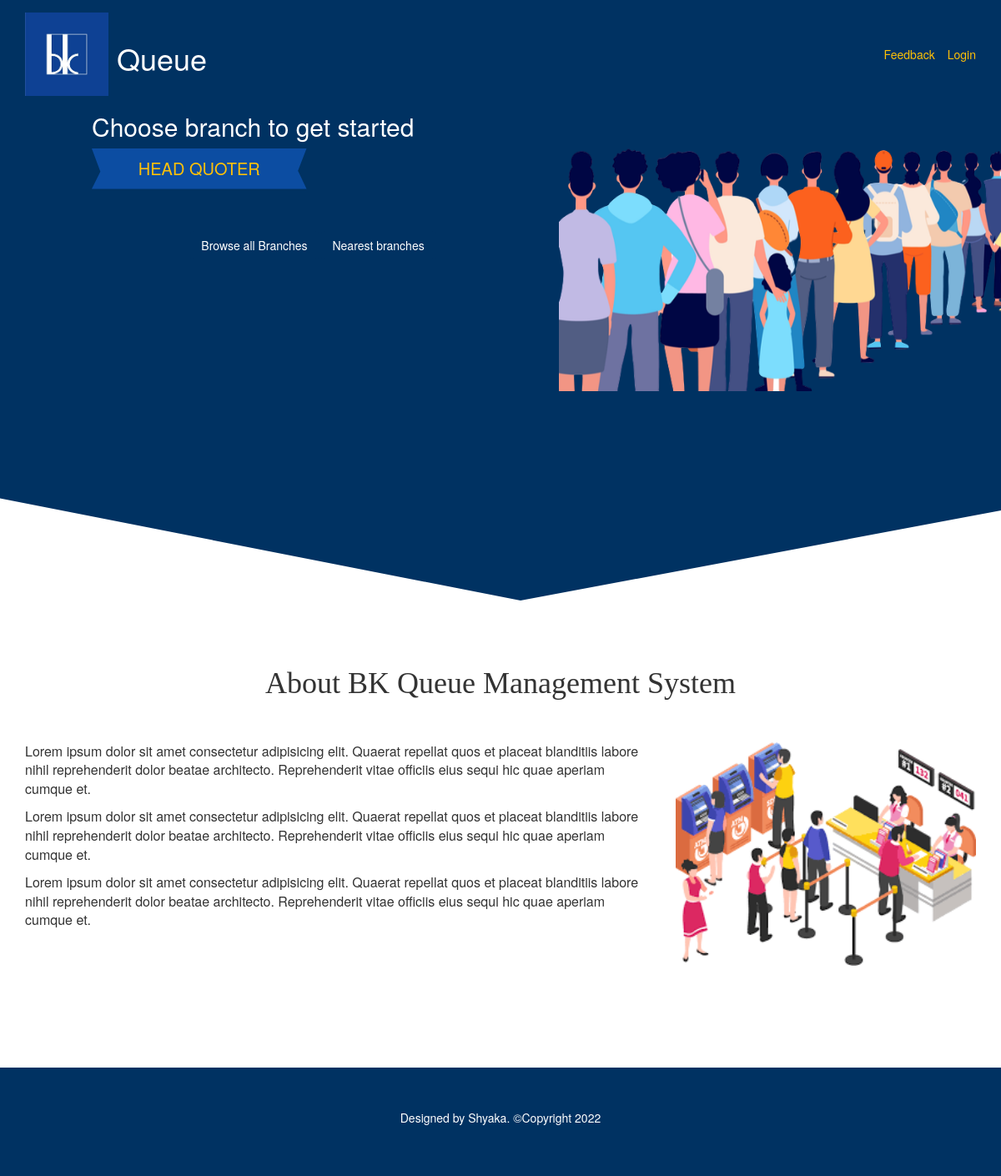
/, run on an earlier commit of the app's database.
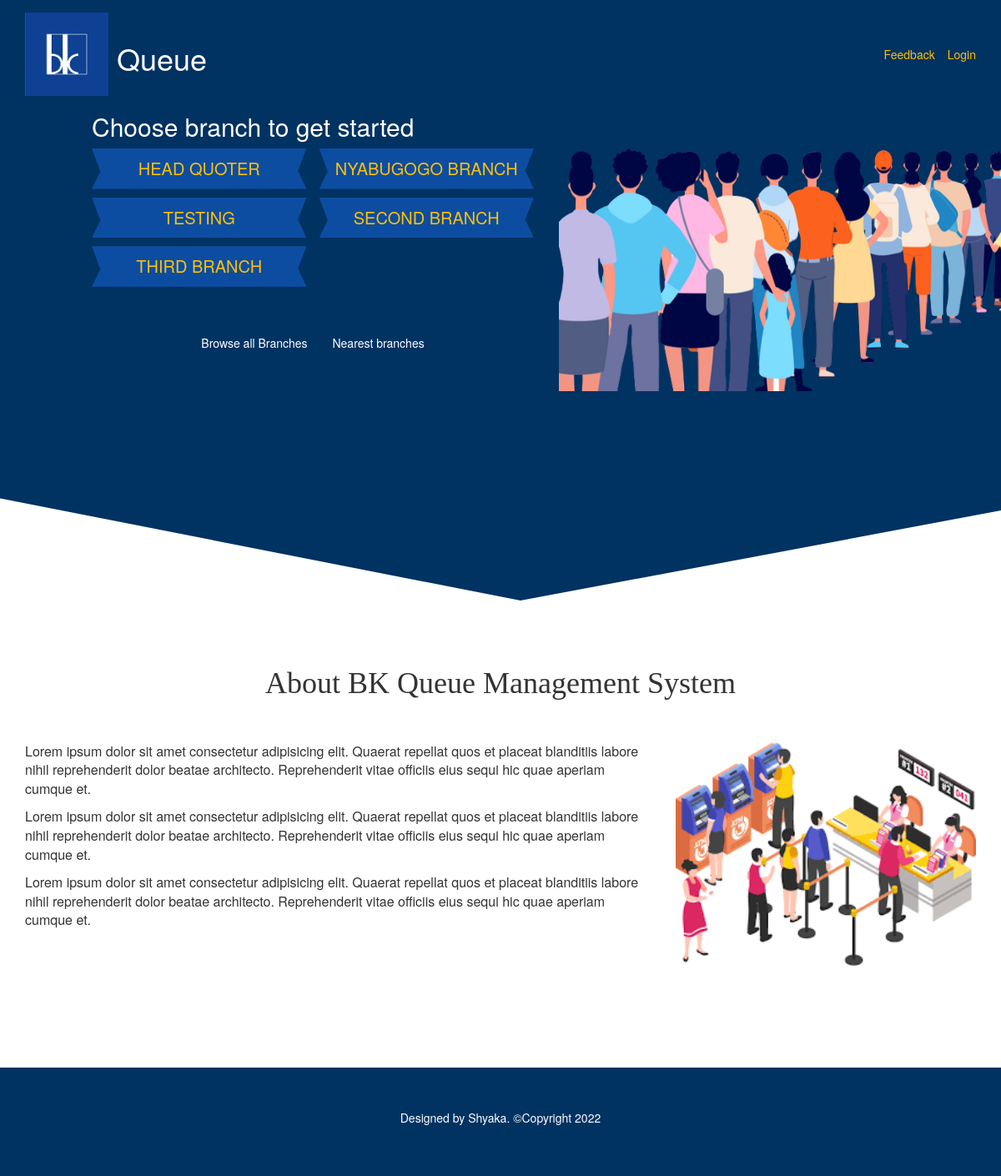
And on a later commit of the database.
### dashboard/models.py (models this page shows, shortened)
class Branches(models.Model):
    id = models.AutoField(auto_created=True, primary_key=TRUE)
    name = models.CharField(max_length=500, blank=False, null=False)
    lat = models.TextField()
    long = models.TextField()
    address = models.CharField(max_length=500, blank=False, null=False)
    date = models.DateTimeField(default=datetime.datetime.now())

### pages/views.py (the view)
# urls.py: path('', home, name='home'),
def home(request):
    branches = Branches.objects.all().order_by('date')[:5]
    context = {
        'branches': branches,
    }
    return render(request, 'index.html', context)

### templates/index.html (shortened to what this page needs)
{% load static %}
<!DOCTYPE html>
<html lang="en">
  <head>
    <link rel="stylesheet" href="{% static 'css/bootstrap.min.css' %}" />
    <link rel="stylesheet" href="{% static 'css/index.css' %}" />
    <link rel="stylesheet" href="{% static 'css/ldl.css' %}" />
  </head>
  <body>
    <div class="bg-container">
      <div class="container">
        <div class="nav-header">
          <ul>
            <li>
              <table>
                <tr>
                  <td>
                    <img src="{% static 'images/logo.png' %}" />
                  </td>
                  <td><h1>Queue</h1></td>
                </tr>
              </table>
            </li>
            <li>
              <ol>
                <li><a href="/feedback">Feedback</a></li>
                <li><a href="/login">Login</a></li>
              </ol>
            </li>
          </ul>
        </div>
      </div>
      <div class="header-main-contents-container">
        <div class="row">
          <div class="col-md-6">
            <div class="braches-container">
              <h2>Choose branch to get started</h2>
              <div class="branches">
                {% if branches|length > 0 %} {% for branch in branches %}
                <a href="queue"> <div class="branch">{{branch.name}}</div></a>
                {% endfor %} {% else %}
                <p>No branches found</p>
                {% endif %}
              </div>
            </div>
            <div class="home-buttons">
              <button
                class="btn bg-dark-blue text-white"
                onclick="handleAllBranches()"
              >
                Browse all Branches
              </button>
              <button
                class="btn bg-dark-blue text-white"
                onclick="getLocation()"
              >
                Nearest branches
              </button>
            </div>
          </div>
          <div class="col-md-6 m-0 p-0">
            <img src="{% static 'images/queue.png' %}" />
          </div>
        </div>
      </div>
    </div>
    <section class="about-container">
      <h1 class="text-center">About BK Queue Management System</h1>
      <div class="container">
        <div class="row">
          <div class="col-md-8">
            <p>
              Lorem ipsum dolor sit amet consectetur adipisicing elit. Quaerat
              repellat quos et placeat blanditiis labore nihil reprehenderit
              dolor beatae architecto. Reprehenderit vitae officiis eius sequi
              hic quae aperiam cumque et.
            </p>
            <p>
              Lorem ipsum dolor sit amet consectetur adipisicing elit. Quaerat
              repellat quos et placeat blanditiis labore nihil reprehenderit
              dolor beatae architecto. Reprehenderit vitae officiis eius sequi
              hic quae aperiam cumque et.
            </p>
            <p>
              Lorem ipsum dolor sit amet consectetur adipisicing elit. Quaerat
              repellat quos et placeat blanditiis labore nihil reprehenderit
              dolor beatae architecto. Reprehenderit vitae officiis eius sequi
              hic quae aperiam cumque et.
            </p>
          </div>
          <div class="col-md-4">
            <img src="{% static 'images/q2.png' %}" />
          </div>
        </div>
      </div>
    </section>
    <footer>
      <div>
        <p>Designed by Shyaka. &copy;Copyright 2022</p>
      </div>
    </footer>
  </body>
</html>

What changed in the data, as far as the page shows it:
added Branches: name "NYABUGOGO BRANCH"
added Branches: name "TESTING"
added Branches: name "SECOND BRANCH"
added Branches: name "THIRD BRANCH"
